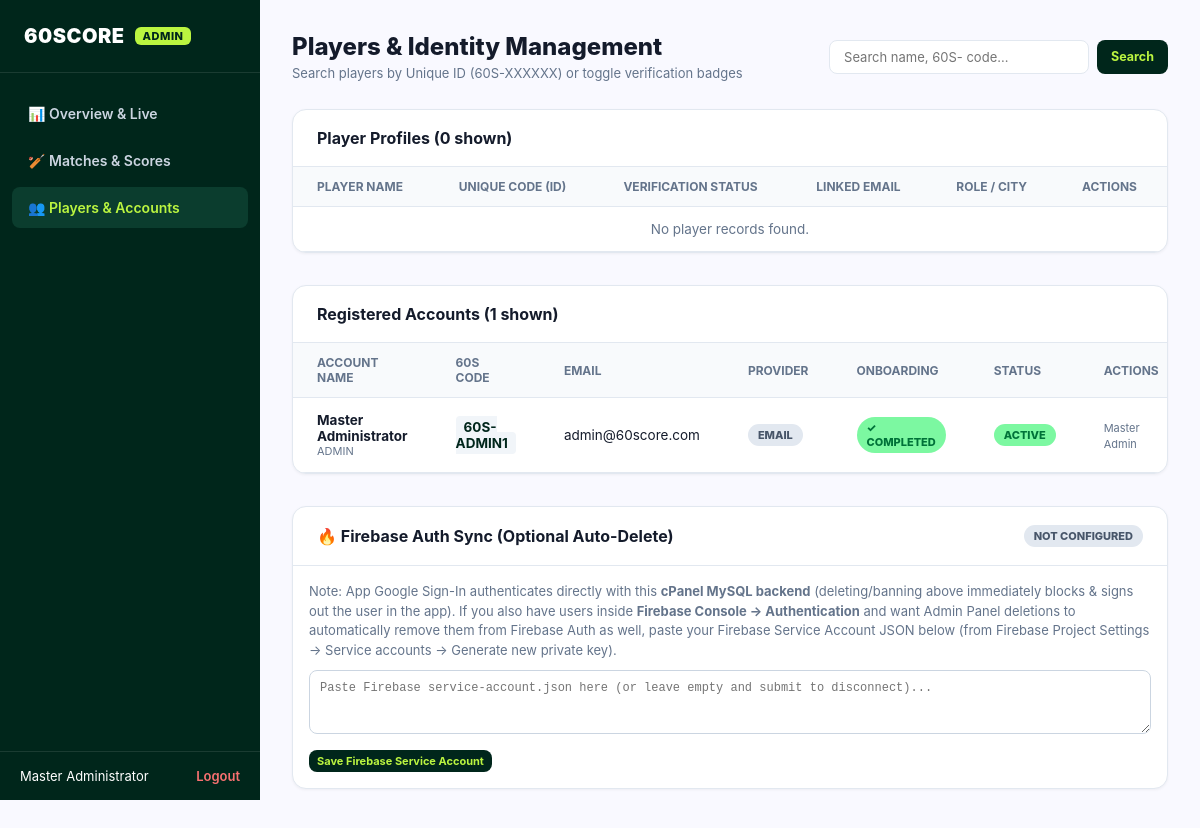
The page /admin/users.php (signed in) on the database its author committed.
### tables this page shows
CREATE TABLE `users` (
  `id` INT AUTO_INCREMENT PRIMARY KEY,
  `uid` VARCHAR(64) NOT NULL UNIQUE,
  `user_code` VARCHAR(16) NOT NULL UNIQUE,
  `name` VARCHAR(100) NOT NULL,
  `email` VARCHAR(150) NOT NULL UNIQUE,
  `google_id` VARCHAR(128) NULL UNIQUE,
  `auth_provider` ENUM('google', 'email') NOT NULL DEFAULT 'google',
  `password_hash` VARCHAR(255) NULL DEFAULT NULL,
  `role` ENUM('player', 'scorer', 'admin') DEFAULT 'player',
  `profile_completed` TINYINT(1) NOT NULL DEFAULT 0,
  `contact` VARCHAR(50) DEFAULT NULL,
  `city` VARCHAR(100) DEFAULT '',
  `avatar_url` VARCHAR(255) DEFAULT NULL,
  `api_token` VARCHAR(128) UNIQUE DEFAULT NULL,
  `is_banned` TINYINT(1) DEFAULT 0,
  `created_at` TIMESTAMP DEFAULT CURRENT_TIMESTAMP,
  `updated_at` TIMESTAMP DEFAULT CURRENT_TIMESTAMP ON UPDATE CURRENT_TIMESTAMP,
  INDEX `idx_user_email` (`email`),
  INDEX `idx_user_google` (`google_id`),
  INDEX `idx_user_code` (`user_code`),
  INDEX `idx_api_token` (`api_token`)
);

### api/helpers/firebase_admin.php (called while the page is built, shortened)
<?php
class FirebaseAdminHelper {
    public static function isConfigured(): bool {
        return file_exists(self::SERVICE_ACCOUNT_PATH);
    }
}

### admin/users.php (the view, shortened to what this page needs)
<?php
require_once __DIR__ . '/../api/helpers/firebase_admin.php';
$pdo = Database::getConnection();
$search = trim($_GET['q'] ?? '');
if (!empty($search)) {
    $stmt = $pdo->prepare("SELECT p.*, u.auth_provider, u.profile_completed FROM players p
        LEFT JOIN users u ON p.linked_user_id = u.id
        WHERE p.name LIKE ? OR p.user_code LIKE ? OR p.id LIKE ? OR p.email LIKE ?
        ORDER BY p.created_at DESC LIMIT 50");
    $term = "%{$search}%";
    $stmt->execute([$term, $term, $term, $term]);
    $players = $stmt->fetchAll();
    $stmtU = $pdo->prepare("SELECT * FROM users
        WHERE name LIKE ? OR user_code LIKE ? OR email LIKE ?
        ORDER BY created_at DESC LIMIT 50");
    $stmtU->execute([$term, $term, $term]);
    $usersList = $stmtU->fetchAll();
} else {
    $players = $pdo->query("SELECT p.*, u.auth_provider, u.profile_completed FROM players p LEFT JOIN users u ON p.linked_user_id = u.id ORDER BY p.created_at DESC LIMIT 50")->fetchAll();
    $usersList = $pdo->query("SELECT * FROM users ORDER BY created_at DESC LIMIT 50")->fetchAll();
}
?>
<!DOCTYPE html>
<html lang="en">
<head>
  <link rel="stylesheet" href="assets/admin.css">
</head>
<body>
  <aside class="sidebar">
    <div class="brand">60SCORE <span class="tag">ADMIN</span></div>
    <ul class="nav-links">
      <li><a href="index.php">📊 Overview & Live</a></li>
      <li><a href="matches.php">🏏 Matches & Scores</a></li>
      <li><a href="users.php" class="active">👥 Players & Accounts</a></li>
    </ul>
    <div class="nav-user">
      <span><?= htmlspecialchars($_SESSION['admin_name']) ?></span>
      <a href="logout.php">Logout</a>
    </div>
  </aside>
  <main class="main-content">
    <div class="top-bar">
      <div>
        <h1 class="page-title">Players & Identity Management</h1>
        <p style="font-size: 13px; color: var(--text-muted); margin-top: 4px;">Search players by Unique ID (60S-XXXXXX) or toggle verification badges</p>
      </div>
      <div>
        <form method="GET" style="display: flex; gap: 8px;">
          <input type="text" name="q" class="search-input" placeholder="Search name, 60S- code..." value="<?= htmlspecialchars($search) ?>">
          <button type="submit" class="btn btn-primary">Search</button>
        </form>
      </div>
    </div>
    <div class="panel">
      <div class="panel-header">
        <h2 class="panel-title">Player Profiles (<?= count($players) ?> shown)</h2>
      </div>
      <table class="data-table">
        <thead>
          <tr>
            <th>Player Name</th>
            <th>Unique Code (ID)</th>
            <th>Verification Status</th>
            <th>Linked Email</th>
            <th>Role / City</th>
            <th>Actions</th>
          </tr>
        </thead>
        <tbody>
          <?php if (empty($players)): ?>
            <tr><td colspan="6" style="text-align: center; color: var(--text-muted);">No player records found.</td></tr>
          <?php endif; ?>
        </tbody>
      </table>
    </div>
    <div class="panel" style="margin-top: 24px;">
      <div class="panel-header">
        <h2 class="panel-title">Registered Accounts (<?= count($usersList) ?> shown)</h2>
      </div>
      <table class="data-table">
        <thead>
          <tr>
            <th>Account Name</th>
            <th>60S Code</th>
            <th>Email</th>
            <th>Provider</th>
            <th>Onboarding</th>
            <th>Status</th>
            <th>Actions</th>
          </tr>
        </thead>
        <tbody>
          <?php if (empty($usersList)): ?>
            <tr><td colspan="7" style="text-align: center; color: var(--text-muted);">No user accounts found.</td></tr>
          <?php else: ?>
            <?php foreach ($usersList as $u): ?>
              <tr>
                <td>
                  <strong><?= htmlspecialchars($u['name']) ?></strong>
                  <div style="font-size:11px; color:var(--text-muted);"><?= strtoupper(htmlspecialchars($u['role'])) ?></div>
                </td>
                <td><code style="background: #F1F5F9; padding: 3px 8px; border-radius: 4px; font-weight: 700; color: #00261B;"><?= htmlspecialchars($u['user_code']) ?></code></td>
                <td><?= htmlspecialchars($u['email']) ?></td>
                <td>
                  <?php if (($u['auth_provider'] ?? '') === 'google'): ?>
                    <span class="badge badge-verified">GOOGLE</span>
                  <?php else: ?>
                    <span class="badge badge-unverified">EMAIL</span>
                  <?php endif; ?>
                </td>
                <td>
                  <?php if (!empty($u['profile_completed'])): ?>
                    <span class="badge badge-verified">✓ COMPLETED</span>
                  <?php else: ?>
                    <span class="badge badge-unverified">PENDING</span>
                  <?php endif; ?>
                </td>
                <td>
                  <?php if (!empty($u['is_banned'])): ?>
                    <span class="badge badge-live">BANNED</span>
                  <?php else: ?>
                    <span class="badge badge-verified">ACTIVE</span>
                  <?php endif; ?>
                </td>
                <td>
                  <?php if ($u['role'] !== 'admin'): ?>
                    <div style="display:flex; gap:6px; flex-wrap:wrap;">
                      <form method="POST" style="display: inline;">
                        <input type="hidden" name="toggle_ban_user_id" value="<?= (int)$u['id'] ?>">
                        <input type="hidden" name="current_ban" value="<?= (int)$u['is_banned'] ?>">
                        <button type="submit" class="btn <?= $u['is_banned'] ? 'btn-primary' : 'btn-danger' ?> btn-sm">
                          <?= $u['is_banned'] ? 'Unban' : 'Ban' ?>
                        </button>
                      </form>
                      <form method="POST" style="display: inline;" onsubmit="return confirm('Permanently delete user <?= htmlspecialchars(addslashes($u['email'])) ?> and their player profile? This forces sign-out on their app and removes Firebase Auth record if configured.');">
                        <input type="hidden" name="delete_user_id" value="<?= (int)$u['id'] ?>">
                        <button type="submit" class="btn btn-danger btn-sm" style="background:#7F1D1D;">
                          Delete
                        </button>
                      </form>
                    </div>
                  <?php else: ?>
                    <span style="font-size:11px; color:var(--text-muted);">Master Admin</span>
                  <?php endif; ?>
                </td>
              </tr>
            <?php endforeach; ?>
          <?php endif; ?>
        </tbody>
      </table>
    </div>
    <div class="panel" style="margin-top: 24px;">
      <div class="panel-header">
        <h2 class="panel-title">🔥 Firebase Auth Sync (Optional Auto-Delete)</h2>
        <?php if (FirebaseAdminHelper::isConfigured()): ?>
          <span class="badge badge-verified">CONNECTED</span>
        <?php else: ?>
          <span class="badge badge-unverified">NOT CONFIGURED</span>
        <?php endif; ?>
      </div>
      <div style="padding: 16px; font-size: 13px; color: var(--text-muted); line-height: 1.5;">
        <p style="margin-bottom: 10px;">
          Note: App Google Sign-In authenticates directly with this <strong>cPanel MySQL backend</strong> (deleting/banning above immediately blocks &amp; signs out the user in the app). If you also have users inside <strong>Firebase Console &rarr; Authentication</strong> and want Admin Panel deletions to automatically remove them from Firebase Auth as well, paste your Firebase Service Account JSON below (from Firebase Project Settings &rarr; Service accounts &rarr; Generate new private key).
        </p>
        <form method="POST">
          <textarea name="firebase_sa_json" rows="3" placeholder='Paste Firebase service-account.json here (or leave empty and submit to disconnect)...' style="width:100%; padding:10px; border:1px solid #CBD5E1; border-radius:8px; font-family:monospace; font-size:12px;"></textarea>
          <div style="margin-top:10px;">
            <button type="submit" class="btn btn-primary btn-sm">Save Firebase Service Account</button>
          </div>
        </form>
      </div>
    </div>
  </main>
</body>
</html>

### admin/assets/admin.css (style rules this page uses)
:root { --primary: #00261B; --primary-container: #0B3D2E; --secondary: #006D36; --mint: #7CF8A1; --on-mint: #007239; --electric-lime: #BBF540; --surface: #F9F9FF; --card-bg: #FFFFFF; --card-border: #E2E8F0; --text-dark: #141B2B; --text-muted: #64748B; --danger: #BA1A1A; --danger-bg: #FEE2E2; }
* { margin: 0; padding: 0; box-sizing: border-box; font-family: -apple-system, BlinkMacSystemFont, "Segoe UI", Roboto, Helvetica, Arial, sans-serif; }
body { background-color: var(--surface); color: var(--text-dark); min-height: 100vh; display: flex; }
.sidebar { width: 260px; background-color: var(--primary); color: #fff; display: flex; flex-direction: column; position: fixed; height: 100vh; left: 0; top: 0; }
.brand { padding: 24px; font-size: 20px; font-weight: 900; letter-spacing: 0.5px; border-bottom: 1px solid rgba(255, 255, 255, 0.1); display: flex; align-items: center; gap: 10px; }
.brand span.tag { background: var(--electric-lime); color: var(--primary); font-size: 11px; padding: 2px 8px; border-radius: 6px; font-weight: 800; }
.nav-links { list-style: none; padding: 20px 12px; flex: 1; }
.nav-links li { margin-bottom: 6px; }
.nav-links a { display: flex; align-items: center; gap: 12px; padding: 12px 16px; color: #CBD5E1; text-decoration: none; border-radius: 8px; font-size: 14px; font-weight: 600; transition: all 0.2s ease; }
.nav-links a:hover, .nav-links a.active { background-color: var(--primary-container); color: var(--electric-lime); }
.nav-user { padding: 16px 20px; border-top: 1px solid rgba(255, 255, 255, 0.1); font-size: 13px; display: flex; justify-content: space-between; align-items: center; }
.nav-user a { color: #F87171; text-decoration: none; font-weight: 600; }
.main-content { margin-left: 260px; flex: 1; padding: 32px; max-width: calc(100vw - 260px); }
.top-bar { display: flex; justify-content: space-between; align-items: center; margin-bottom: 28px; }
.page-title { font-size: 24px; font-weight: 800; }
.panel { background: var(--card-bg); border-radius: 14px; border: 1px solid var(--card-border); box-shadow: 0 1px 3px rgba(0,0,0,0.05); margin-bottom: 32px; overflow: hidden; }
.panel-header { padding: 18px 24px; border-bottom: 1px solid var(--card-border); display: flex; justify-content: space-between; align-items: center; }
.panel-title { font-size: 16px; font-weight: 700; }
table.data-table { width: 100%; border-collapse: collapse; text-align: left; }
table.data-table th { background: #F8FAFC; padding: 12px 24px; font-size: 12px; color: var(--text-muted); font-weight: 700; text-transform: uppercase; border-bottom: 1px solid var(--card-border); }
table.data-table td { padding: 14px 24px; border-bottom: 1px solid var(--card-border); font-size: 13.5px; }
.badge { display: inline-block; padding: 4px 10px; border-radius: 20px; font-size: 11px; font-weight: 800; text-transform: uppercase; }
.badge-verified { background: var(--mint); color: var(--on-mint); }
.badge-unverified { background: #E2E8F0; color: #475569; }
.btn { display: inline-flex; align-items: center; gap: 6px; padding: 8px 14px; border-radius: 8px; font-size: 12.5px; font-weight: 700; text-decoration: none; cursor: pointer; border: none; transition: opacity 0.2s ease; }
.btn-primary { background: var(--primary); color: var(--electric-lime); }
.btn-sm { padding: 4px 8px; font-size: 11px; }
.search-input { padding: 8px 14px; border: 1px solid var(--card-border); border-radius: 8px; font-size: 13px; width: 260px; }

### rows shown on the page
users: name "Master Administrator", role "ADMIN", user_code "60S-ADMIN1", email "admin@60score.com", auth_provider "EMAIL", profile_completed "✓ COMPLETED", is_banned "ACTIVE"

### other values the page prints
$_SESSION['admin_name'] "Master Administrator"
count($players) "0"
count($usersList) "1"
